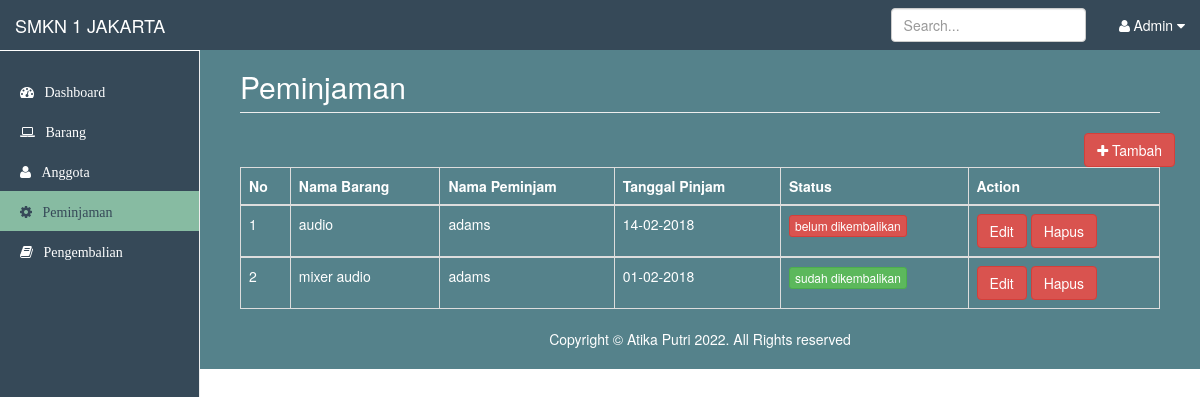
The app's page /peminjaman.php (signed in) with its own data.
### tables this page shows
CREATE TABLE `peminjaman` (
  `id_peminjaman` int(10) NOT NULL,
  `id_brg` int(11) NOT NULL,
  `id_anggota` int(11) NOT NULL,
  `tgl_pinjam` varchar(40) NOT NULL,
  `status` tinyint(1) NOT NULL DEFAULT '0'
);

CREATE TABLE `barang` (
  `id_brg` int(11) NOT NULL,
  `nama_brg` varchar(255) NOT NULL,
  `jenis_brg` varchar(255) NOT NULL,
  `stok_brg` varchar(255) NOT NULL,
  `foto` varchar(300) NOT NULL
);

CREATE TABLE `anggota` (
  `id_anggota` int(11) NOT NULL,
  `nama` varchar(40) NOT NULL,
  `password` varchar(40) NOT NULL,
  `kelas` varchar(20) NOT NULL
);

### peminjaman.php (the view, shortened to what this page needs)
<?php
include "config/koneksi.php" ?>
<!DOCTYPE html>
<html lang="en">
  <head>
    <link href="bootstrap/dist/css/bootstrap.min.css" rel="stylesheet">
    <link href="bootstrap/dist/css/global.css" rel="stylesheet">
    <link href="bootstrap/font-awesome/css/font-awesome.min.css" rel="stylesheet" type="text/css">
  </head>
  <body>
  <nav class="navbar navbar-fixed-top px-5" style="background-color:#364958">
      <div class="container-fluid">
        <div class="navbar-header">
          <a class="navbar-brand" style="color:#ffffff"href="#">SMKN 1 JAKARTA</a>
        </div>
        <div id="navbar" class="navbar-collapse collapse">
          <ul class="nav navbar-nav navbar-right">
            <li class="dropdown">
              <a class="dropdown-toggle" data-toggle="dropdown" style="color:#ffffff">
                <i class="fa fa-user fa-fw" style="color:#ffffff"></i>Admin <i class="fa fa-caret-down"></i>
              </a>
          </li>
          </ul>
          <form class="navbar-form navbar-right">
            <input type="text" class="form-control" placeholder="Search...">
          </form>
        </div>
      </div>
    </nav>
    <div class="container-fluid">
      <div class="row">
        <div class="col-sm-3 col-md-2 sidebar" style="background-color: #364958">
          <ul class="nav nav-sidebar">
          <li class=""><a href="dashboard.php" style="color: #ffffff"><i class="fa fa-dashboard">&nbsp;&nbsp;&nbsp;Dashboard</i></a></li>
            <li><a href="barang.php" style="color: #ffffff"><i class="fa fa-laptop">&nbsp;&nbsp;&nbsp;Barang</i></a></li>
            <li><a href="peminjam.php " style="color: #ffffff"><i class="fa fa-user" >&nbsp;&nbsp;&nbsp;Anggota</i></a></li>
            <li><a href="peminjaman.php" style="background-color: #87bba2"><i class="fa fa-gear"style="color: #364958">&nbsp;&nbsp;&nbsp;Peminjaman</i></a></li>
            <li><a href="pengembalian.php" style="color: #ffffff"><i class="fa fa-book">&nbsp;&nbsp;&nbsp;Pengembalian</i></a></li>
          </ul>
        </div>
        <div class="main-biru col-sm-9 col-sm-offset-3 col-md-10 col-md-offset-2 main container py-5 justify-content-center" style="background-color: #55828b;
  color: #ffffff;">
          <h2 class="page-header">Peminjaman</h2>
          <div class="row">
            <a href="tambahpeminjaman.php" class="btn btn-danger pull-right"><i class="fa fa-plus"></i> Tambah</a>
          </div>
              <table id="tabelpeminjaman" style="background-color:#55828b" class="table table-bordered  table-hover" >
                     <thead >
                        <tr >
                          <th>No</th>
                          <th>Nama Barang</th>
                          <th>Nama Peminjam</th>
                          <th>Tanggal Pinjam</th>
                          <th>Status</th>
                          <th>Action</th>
                        </tr>
                     </thead>
                     <?php
                     $sql = "SELECT peminjaman.id_peminjaman, peminjaman.status, peminjaman.id_anggota, peminjaman.tgl_pinjam, barang.nama_brg, anggota.nama FROM peminjaman JOIN barang ON peminjaman.id_brg=barang.id_brg JOIN anggota ON anggota.id_anggota=peminjaman.id_anggota ORDER BY peminjaman.id_peminjaman DESC";
                     $query = $mysqli->query($sql);
                     $no = 1;
                     while ($lihat=mysqli_fetch_array($query)){
                      ?>
                      <tbody>
                        <tr>
                         <td><?php echo $no++ ?></td>
                          <td><?php echo $lihat ['nama_brg']; ?></td>
                          <td><?php echo $lihat ['nama'];?></td>
                          <td><?php echo date('d-m-Y',strtotime($lihat['tgl_pinjam'])); ?></td>
                          <td><span class="btn btn-xs btn-<?php echo $lihat['status'] == 1 ? 'success' : 'danger' ?>"><?php echo $lihat['status'] == 1 ? 'sudah dikembalikan' : 'belum dikembalikan'; ?></span></td>
                          <td> <a href="editpeminjaman.php?id_peminjaman=<?php echo $lihat['id_peminjaman']; ?>" class="btn btn-danger">Edit</a>
                          <a href="hapuspeminjaman.php?id=<?php echo $lihat['id_peminjaman']; ?>" class="btn btn-danger">Hapus</a></td>
                        </tr>
                        <?php
                        } ?>
                        </tbody>
              </table>
          <footer>
    <div class="text-center">Copyright &copy; Atika Putri 2022. All Rights reserved</div>
  </footer>
        </div>
      </div>
    </div>
    <?php require_once "templates/footer.php" ?>

### records on screen
peminjaman: id_brg.nama_brg "audio", id_anggota.nama "adams", tgl_pinjam "14-02-2018", status "belum dikembalikan"
peminjaman: id_brg.nama_brg "mixer audio", id_anggota.nama "adams", tgl_pinjam "01-02-2018", status "sudah dikembalikan"
